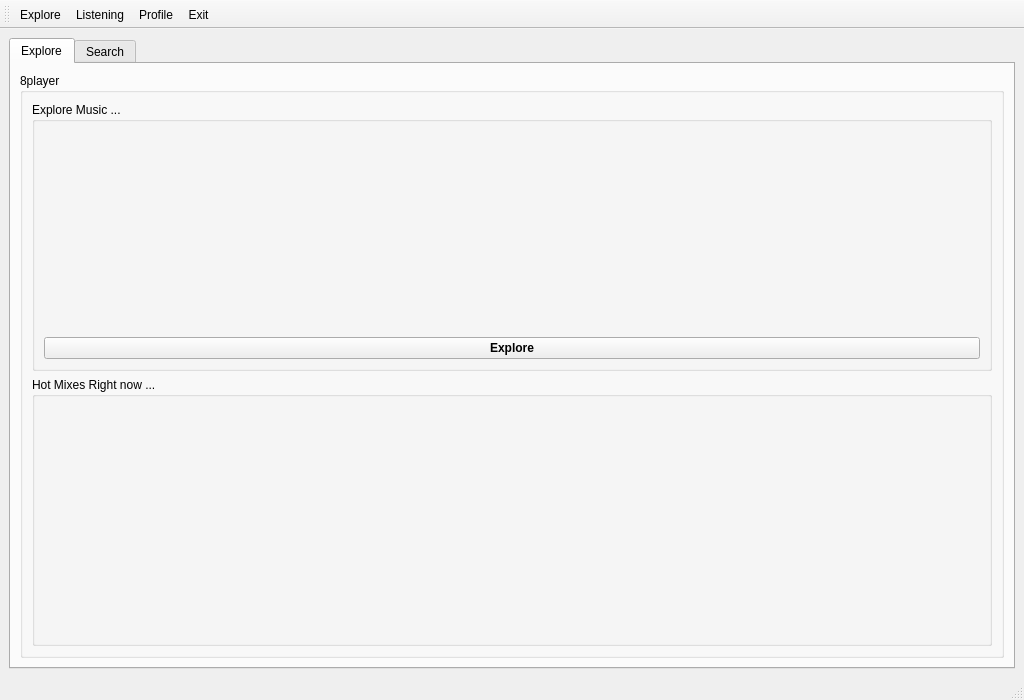
<?xml version="1.0" encoding="UTF-8"?>
<ui version="4.0">
 <class>MainWindow</class>
 <widget class="QMainWindow" name="MainWindow">
  <property name="geometry">
   <rect>
    <x>0</x>
    <y>0</y>
    <width>1024</width>
    <height>700</height>
   </rect>
  </property>
  <property name="sizePolicy">
   <sizepolicy hsizetype="Fixed" vsizetype="Fixed">
    <horstretch>0</horstretch>
    <verstretch>0</verstretch>
   </sizepolicy>
  </property>
  <property name="minimumSize">
   <size>
    <width>1024</width>
    <height>700</height>
   </size>
  </property>
  <property name="maximumSize">
   <size>
    <width>1024</width>
    <height>16777215</height>
   </size>
  </property>
  <property name="windowTitle">
   <string>8player</string>
  </property>
  <widget class="QWidget" name="centralwidget">
   <layout class="QHBoxLayout" name="horizontalLayout">
    <item>
     <widget class="QTabWidget" name="tabMainWidget">
      <property name="minimumSize">
       <size>
        <width>800</width>
        <height>300</height>
       </size>
      </property>
      <property name="currentIndex">
       <number>0</number>
      </property>
      <property name="elideMode">
       <enum>Qt::ElideNone</enum>
      </property>
      <property name="documentMode">
       <bool>false</bool>
      </property>
      <property name="tabsClosable">
       <bool>false</bool>
      </property>
      <widget class="QWidget" name="tabExplore">
       <attribute name="icon">
        <iconset>
         <normaloff>:/icons/Resources/img_src/arrow_switch.png</normaloff>:/icons/Resources/img_src/arrow_switch.png</iconset>
       </attribute>
       <attribute name="title">
        <string>Explore</string>
       </attribute>
       <layout class="QHBoxLayout" name="horizontalLayout_2">
        <item>
         <layout class="QVBoxLayout" name="vLayout1">
          <item>
           <widget class="QGroupBox" name="grpMain">
            <property name="title">
             <string>8player</string>
            </property>
            <layout class="QHBoxLayout" name="horizontalLayout_6">
             <item>
              <layout class="QGridLayout" name="gridLayout_2">
               <item row="3" column="0">
                <widget class="QGroupBox" name="grpHotMixes">
                 <property name="title">
                  <string>Hot Mixes Right now ...</string>
                 </property>
                 <layout class="QHBoxLayout" name="horizontalLayout_9">
                  <item>
                   <widget class="QWidget" name="widgHotMixes" native="true"/>
                  </item>
                 </layout>
                </widget>
               </item>
               <item row="0" column="0">
                <widget class="QGroupBox" name="grpExplore">
                 <property name="title">
                  <string>Explore Music ...</string>
                 </property>
                 <layout class="QHBoxLayout" name="horizontalLayout_7">
                  <item>
                   <layout class="QVBoxLayout" name="vLayout2">
                    <item>
                     <widget class="QWidget" name="widgExplore" native="true"/>
                    </item>
                    <item>
                     <layout class="QHBoxLayout" name="hLayout1">
                      <property name="sizeConstraint">
                       <enum>QLayout::SetDefaultConstraint</enum>
                      </property>
                      <item>
                       <widget class="QPushButton" name="btnExplore">
                        <property name="font">
                         <font>
                          <weight>75</weight>
                          <bold>true</bold>
                         </font>
                        </property>
                        <property name="autoFillBackground">
                         <bool>false</bool>
                        </property>
                        <property name="text">
                         <string>Explore</string>
                        </property>
                       </widget>
                      </item>
                     </layout>
                    </item>
                   </layout>
                  </item>
                 </layout>
                </widget>
               </item>
              </layout>
             </item>
            </layout>
           </widget>
          </item>
         </layout>
        </item>
       </layout>
      </widget>
      <widget class="QWidget" name="tabSearch">
       <attribute name="icon">
        <iconset>
         <normaloff>:/icons/Resources/img_src/google_custom_search.png</normaloff>:/icons/Resources/img_src/google_custom_search.png</iconset>
       </attribute>
       <attribute name="title">
        <string>Search</string>
       </attribute>
       <layout class="QHBoxLayout" name="horizontalLayout_4">
        <item>
         <layout class="QHBoxLayout" name="horizontalLayout_3">
          <item>
           <widget class="QGroupBox" name="groupBox">
            <property name="sizePolicy">
             <sizepolicy hsizetype="Minimum" vsizetype="Preferred">
              <horstretch>0</horstretch>
              <verstretch>0</verstretch>
             </sizepolicy>
            </property>
            <property name="maximumSize">
             <size>
              <width>200</width>
              <height>16777215</height>
             </size>
            </property>
            <property name="title">
             <string>Recherche</string>
            </property>
            <property name="flat">
             <bool>false</bool>
            </property>
            <property name="checkable">
             <bool>false</bool>
            </property>
            <layout class="QHBoxLayout" name="horizontalLayout_5">
             <item>
              <layout class="QFormLayout" name="formLayout">
               <property name="fieldGrowthPolicy">
                <enum>QFormLayout::AllNonFixedFieldsGrow</enum>
               </property>
               <item row="0" column="0">
                <widget class="QLabel" name="lblSearch">
                 <property name="text">
                  <string>Search</string>
                 </property>
                </widget>
               </item>
               <item row="0" column="1">
                <widget class="QLineEdit" name="txtSearch"/>
               </item>
               <item row="1" column="0">
                <widget class="QLabel" name="lblOrder">
                 <property name="text">
                  <string>Order</string>
                 </property>
                </widget>
               </item>
               <item row="1" column="1">
                <widget class="QComboBox" name="cmbOrder">
                 <property name="currentText">
                  <string>Most recent</string>
                 </property>
                 <item>
                  <property name="text">
                   <string>Most recent</string>
                  </property>
                 </item>
                 <item>
                  <property name="text">
                   <string>Popularity</string>
                  </property>
                 </item>
                 <item>
                  <property name="text">
                   <string>Hot</string>
                  </property>
                 </item>
                </widget>
               </item>
               <item row="3" column="0" colspan="2">
                <widget class="QPushButton" name="btnSearch">
                 <property name="text">
                  <string notr="true">Search</string>
                 </property>
                </widget>
               </item>
               <item row="2" column="0" colspan="2">
                <spacer name="verticalSpacer">
                 <property name="orientation">
                  <enum>Qt::Vertical</enum>
                 </property>
                 <property name="sizeType">
                  <enum>QSizePolicy::Fixed</enum>
                 </property>
                 <property name="sizeHint" stdset="0">
                  <size>
                   <width>20</width>
                   <height>150</height>
                  </size>
                 </property>
                </spacer>
               </item>
              </layout>
             </item>
            </layout>
           </widget>
          </item>
          <item>
           <layout class="QGridLayout" name="gridLayout">
            <property name="sizeConstraint">
             <enum>QLayout::SetMaximumSize</enum>
            </property>
            <item row="0" column="0">
             <widget class="QGroupBox" name="grpSearchMixes">
              <property name="sizePolicy">
               <sizepolicy hsizetype="Expanding" vsizetype="Expanding">
                <horstretch>0</horstretch>
                <verstretch>0</verstretch>
               </sizepolicy>
              </property>
              <property name="minimumSize">
               <size>
                <width>550</width>
                <height>0</height>
               </size>
              </property>
              <property name="title">
               <string>Search Results</string>
              </property>
              <layout class="QHBoxLayout" name="horizontalLayout_10">
               <item>
                <layout class="QGridLayout" name="grdSearchMixes"/>
               </item>
              </layout>
             </widget>
            </item>
           </layout>
          </item>
         </layout>
        </item>
       </layout>
      </widget>
     </widget>
    </item>
   </layout>
  </widget>
  <widget class="QStatusBar" name="statusbar"/>
  <widget class="QToolBar" name="toolBar">
   <property name="windowTitle">
    <string>toolBar</string>
   </property>
   <property name="toolButtonStyle">
    <enum>Qt::ToolButtonTextUnderIcon</enum>
   </property>
   <attribute name="toolBarArea">
    <enum>TopToolBarArea</enum>
   </attribute>
   <attribute name="toolBarBreak">
    <bool>false</bool>
   </attribute>
   <addaction name="actionExplorer"/>
   <addaction name="actionEn_cours"/>
   <addaction name="actionProfil"/>
   <addaction name="actionQuitter"/>
  </widget>
  <action name="actionExplorer">
   <property name="icon">
    <iconset resource="mainWindow.qrc">
     <normaloff>:/icons/Resources/explore_icon.png</normaloff>:/icons/Resources/explore_icon.png</iconset>
   </property>
   <property name="text">
    <string>Explore</string>
   </property>
   <property name="toolTip">
    <string>Explorer de la musiuqe</string>
   </property>
  </action>
  <action name="actionProfil">
   <property name="icon">
    <iconset resource="mainWindow.qrc">
     <normaloff>:/icons/Resources/user_icon.png</normaloff>:/icons/Resources/user_icon.png</iconset>
   </property>
   <property name="text">
    <string>Profile</string>
   </property>
   <property name="toolTip">
    <string>Voir votre profil</string>
   </property>
  </action>
  <action name="actionQuitter">
   <property name="icon">
    <iconset resource="mainWindow.qrc">
     <normaloff>:/icons/Resources/exit_icon.png</normaloff>:/icons/Resources/exit_icon.png</iconset>
   </property>
   <property name="text">
    <string>Exit</string>
   </property>
   <property name="toolTip">
    <string>Quitter le programe</string>
   </property>
  </action>
  <action name="actionEn_cours">
   <property name="icon">
    <iconset resource="mainWindow.qrc">
     <normaloff>:/icons/Resources/playing_icon.png</normaloff>:/icons/Resources/playing_icon.png</iconset>
   </property>
   <property name="text">
    <string>Listening</string>
   </property>
   <property name="toolTip">
    <string>Écoute en cours</string>
   </property>
  </action>
 </widget>
 <resources>
  <include location="mainWindow.qrc"/>
 </resources>
 <connections/>
</ui>
